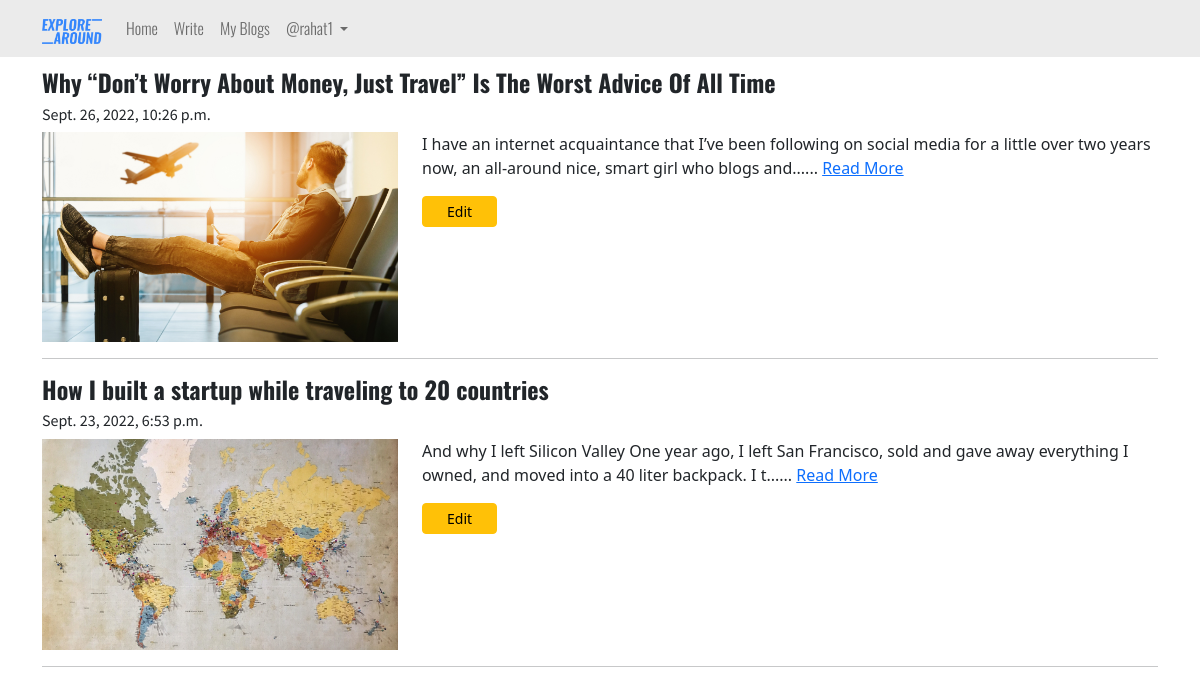
The page /blog/my-blogs/ (signed in) on the database its author committed.
### Blog_Management/models.py (models this page shows, shortened)
class Blog(models.Model):
    author = models.ForeignKey(User, on_delete=models.CASCADE, related_name='post_author')
    blog_title = models.CharField(max_length=264, verbose_name='Title')
    slug = models.SlugField(max_length=264, unique=True)
    blog_content = models.TextField(verbose_name='Please write what is on your mind?')
    blog_image = models.ImageField(upload_to='blog_pics', verbose_name='Image')
    publish_date = models.DateTimeField(auto_now_add=True)
    update_date = models.DateTimeField(auto_now=True)
    class Meta:
        ordering = ('-publish_date', )

### Blog_Management/views.py (the view)
# urls.py: path('my-blogs/', views.MyBlogs.as_view(), name='my_blogs'),
class MyBlogs(LoginRequiredMixin, TemplateView):
    template_name = 'Blog_Management/my_blogs.html'

### Blog_Management/templatetags/custom_filters.py (called while the page is built)
def range_filter(value):
    return value[0:150] + "......"

### templates/Blog_Management/my_blogs.html (shortened to what this page needs)
{% extends 'base.html' %}
{% load custom_filters %}
{% block main_content %}
<div class="container">
{% for blog in user.post_author.all %}
<h4 class="title-font">{{ blog.blog_title }}</h4>
<h6 class="time-font">{{ blog.publish_date }}</h6>
<div class="row">
    <div class="col-lg-4">
        <img src="/media/{{ blog.blog_image }}" width="100%">
    </div>
    <div class="col-lg-8">
        <p class="regular-font">{{ blog.blog_content|range_filter }} <a href="{% url 'Blog_Management_App:full_blog' slug=blog.slug %}">Read More</a></p>
        <a href="{% url 'Blog_Management_App:edit_blog' pk=blog.pk %}" class="btn btn-warning btn-sm px-4">Edit</a>
    </div>
</div>
<hr>
{% endfor %}
</div>
{% endblock main_content %}

### templates/base.html (shortened to what this page needs)
<!DOCTYPE html>
{% load static %}
<html lang="en">
<head>
    <link href="https://cdn.jsdelivr.net/npm/bootstrap@5.2.0-beta1/dist/css/bootstrap.min.css" rel="stylesheet">
    <link href="https://maxcdn.bootstrapcdn.com/font-awesome/4.7.0/css/font-awesome.min.css" rel="stylesheet">
    <link rel="stylesheet" href="{% static 'css/style.css' %}">
    <link rel="stylesheet" href="https://unpkg.com/aos@next/dist/aos.css" />
</head>
<body style="overflow-x: hidden;">
    <header>
      <nav class="navbar navbar-expand-lg nav-font fixed-top" style="background-color: #ebebeb;">
        <div class="container">
          <a class="navbar-brand" href="{% url 'index' %}"><img src="/media/logo.png" width='60px' alt="Logo"></a>
          <div class="collapse navbar-collapse" id="navbarSupportedContent">
            <ul class="navbar-nav me-auto mb-lg-0">
              <li class="nav-item">
                <a class="nav-link" href="{% url 'index' %}">Home</a>
              </li>
              {% if user.is_authenticated %}
                <li class="nav-item">
                  <a class="nav-link" href="{% url 'Blog_Management_App:write_blog' %}">Write</a>
                </li>
                <li class="nav-item">
                  <a class="nav-link" href="{% url 'Blog_Management_App:my_blogs' %}">My Blogs</a>
                </li>
                <li class="nav-item dropdown">
                  <a class="nav-link dropdown-toggle" href="#" role="button" data-bs-toggle="dropdown" aria-expanded="false">
                    @{{ user.username }}
                  </a>
                </li>
              {% endif %}
            </ul>
          </div>
        </div>
      </nav>
    </header>
    <section>
        {% block main_content %}
        {% endblock main_content %}
    </section>
</body>
</html>

### static/css/style.css (style rules this page uses)
.nav-font { font-family: 'Oswald', sans-serif; font-weight: 300; }
.title-font { font-family: 'Oswald', sans-serif; font-weight: bold; }
.time-font { font-family: 'Source Sans Pro', sans-serif; }

### templates/base.html (style rules this page uses)
body { padding-top: 68px; }

### rows shown on the page
Blog: blog_title "Why “Don’t Worry About Money, Just Travel” Is The Worst Advice Of All Time", publish_date "Sept. 26, 2022, 10:26 p.m.", blog_image (picture), blog_content|range_filter "I have an internet acquaintance that I’ve been following on social media for a little over two years now, an all-around nice, smart girl who blogs and......"
Blog: blog_title "How I built a startup while traveling to 20 countries", publish_date "Sept. 23, 2022, 6:53 p.m.", blog_image (picture), blog_content|range_filter "And why I left Silicon Valley One year ago, I left San Francisco, sold and gave away everything I owned, and moved into a 40 liter backpack. I t......"

### other values the page prints
{{ user.username }} "rahat1"
